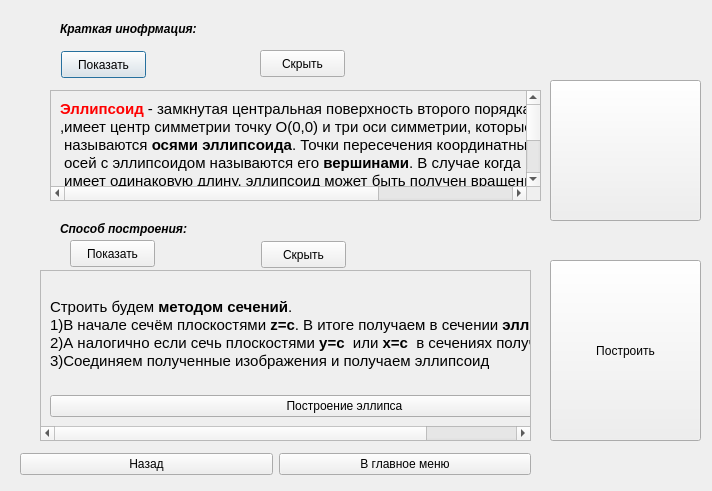
<?xml version="1.0" encoding="UTF-8"?>
<ui version="4.0">
 <class>ellipsoid</class>
 <widget class="QDialog" name="ellipsoid">
  <property name="geometry">
   <rect>
    <x>0</x>
    <y>0</y>
    <width>712</width>
    <height>491</height>
   </rect>
  </property>
  <property name="windowTitle">
   <string>Dialog</string>
  </property>
  <widget class="QLabel" name="label">
   <property name="geometry">
    <rect>
     <x>10</x>
     <y>130</y>
     <width>67</width>
     <height>17</height>
    </rect>
   </property>
   <property name="text">
    <string/>
   </property>
  </widget>
  <widget class="QPushButton" name="pushButton">
   <property name="geometry">
    <rect>
     <x>61</x>
     <y>51</y>
     <width>85</width>
     <height>27</height>
    </rect>
   </property>
   <property name="text">
    <string>Показать</string>
   </property>
  </widget>
  <widget class="QScrollArea" name="scrollArea">
   <property name="geometry">
    <rect>
     <x>50</x>
     <y>90</y>
     <width>491</width>
     <height>111</height>
    </rect>
   </property>
   <property name="widgetResizable">
    <bool>true</bool>
   </property>
   <widget class="QWidget" name="scrollAreaWidgetContents">
    <property name="geometry">
     <rect>
      <x>0</x>
      <y>0</y>
      <width>674</width>
      <height>171</height>
     </rect>
    </property>
    <layout class="QVBoxLayout" name="verticalLayout">
     <item>
      <widget class="QLabel" name="label_3">
       <property name="text">
        <string>&lt;!DOCTYPE HTML PUBLIC &quot;-//W3C//DTD HTML 4.0//EN&quot; &quot;http://www.w3.org/TR/REC-html40/strict.dtd&quot;&gt;
&lt;html&gt;&lt;head&gt;&lt;meta name=&quot;qrichtext&quot; content=&quot;1&quot; /&gt;&lt;style type=&quot;text/css&quot;&gt;
p, li { white-space: pre-wrap; }
&lt;/style&gt;&lt;/head&gt;&lt;body style=&quot; font-family:'Ubuntu'; font-size:11pt; font-weight:400; font-style:normal;&quot;&gt;
&lt;p style=&quot; margin-top:0px; margin-bottom:0px; margin-left:0px; margin-right:0px; -qt-block-indent:0; text-indent:0px;&quot;&gt;&lt;span style=&quot; font-weight:600; color:#ff0000;&quot;&gt;Эллипсоид&lt;/span&gt; - замкнутая центральная поверхность второго порядка&lt;/p&gt;
&lt;p style=&quot; margin-top:0px; margin-bottom:0px; margin-left:0px; margin-right:0px; -qt-block-indent:0; text-indent:0px;&quot;&gt;,имеет центр симметрии точку О(0,0) и три оси симметрии, которые &lt;/p&gt;
&lt;p style=&quot; margin-top:0px; margin-bottom:0px; margin-left:0px; margin-right:0px; -qt-block-indent:0; text-indent:0px;&quot;&gt; называются &lt;span style=&quot; font-weight:600;&quot;&gt;осями эллипсоида&lt;/span&gt;. Точки пересечения координатных&lt;/p&gt;
&lt;p style=&quot; margin-top:0px; margin-bottom:0px; margin-left:0px; margin-right:0px; -qt-block-indent:0; text-indent:0px;&quot;&gt; осей с эллипсоидом называются его &lt;span style=&quot; font-weight:600;&quot;&gt;вершинами&lt;/span&gt;. В случае когда пара полуосей &lt;/p&gt;
&lt;p style=&quot; margin-top:0px; margin-bottom:0px; margin-left:0px; margin-right:0px; -qt-block-indent:0; text-indent:0px;&quot;&gt; имеет одинаковую длину, эллипсоид может быть получен вращением эллипса &lt;/p&gt;
&lt;p style=&quot; margin-top:0px; margin-bottom:0px; margin-left:0px; margin-right:0px; -qt-block-indent:0; text-indent:0px;&quot;&gt; вокруг одной из осей. Такой эллипсоид называют &lt;span style=&quot; font-weight:600; color:#ff0000;&quot;&gt;эллипсоидом вращения&lt;/span&gt; или &lt;span style=&quot; font-weight:600; color:#ff0000;&quot;&gt;сфероидом&lt;/span&gt;.&lt;/p&gt;
&lt;p style=&quot; margin-top:0px; margin-bottom:0px; margin-left:0px; margin-right:0px; -qt-block-indent:0; text-indent:0px;&quot;&gt;&lt;span style=&quot; font-weight:600; color:#ff0000;&quot;&gt;x&lt;/span&gt;&lt;span style=&quot; font-weight:600; color:#ff0000; vertical-align:super;&quot;&gt;2/&lt;/span&gt;&lt;span style=&quot; font-weight:600; color:#ff0000;&quot;&gt;a&lt;/span&gt;&lt;span style=&quot; font-weight:600; color:#ff0000; vertical-align:super;&quot;&gt;2&lt;/span&gt;&lt;span style=&quot; font-weight:600; color:#ff0000;&quot;&gt;+y&lt;/span&gt;&lt;span style=&quot; font-weight:600; color:#ff0000; vertical-align:super;&quot;&gt;2&lt;/span&gt;&lt;span style=&quot; font-weight:600; color:#ff0000;&quot;&gt;/b&lt;/span&gt;&lt;span style=&quot; font-weight:600; color:#ff0000; vertical-align:super;&quot;&gt;2&lt;/span&gt;&lt;span style=&quot; font-weight:600; color:#ff0000;&quot;&gt;+z&lt;/span&gt;&lt;span style=&quot; font-weight:600; color:#ff0000; vertical-align:super;&quot;&gt;2&lt;/span&gt;&lt;span style=&quot; font-weight:600; color:#ff0000;&quot;&gt;/c&lt;/span&gt;&lt;span style=&quot; font-weight:600; color:#ff0000; vertical-align:super;&quot;&gt;2&lt;/span&gt;&lt;span style=&quot; font-weight:600; color:#ff0000;&quot;&gt;=1&lt;/span&gt;&lt;span style=&quot; color:#ff0000;&quot;&gt; &lt;/span&gt;&lt;span style=&quot; color:#ff0000; vertical-align:super;&quot;&gt; &lt;/span&gt;- &lt;span style=&quot; font-weight:600;&quot;&gt;каноническое уравнение эллипса.&lt;/span&gt;&lt;/p&gt;
&lt;p style=&quot;-qt-paragraph-type:empty; margin-top:0px; margin-bottom:0px; margin-left:0px; margin-right:0px; -qt-block-indent:0; text-indent:0px; font-weight:600;&quot;&gt;&lt;/p&gt;
&lt;p style=&quot;-qt-paragraph-type:empty; margin-top:0px; margin-bottom:0px; margin-left:0px; margin-right:0px; -qt-block-indent:0; text-indent:0px; font-weight:600;&quot;&gt;&lt;/p&gt;&lt;/body&gt;&lt;/html&gt;</string>
       </property>
      </widget>
     </item>
    </layout>
   </widget>
  </widget>
  <widget class="QPushButton" name="pushButton_3">
   <property name="geometry">
    <rect>
     <x>260</x>
     <y>50</y>
     <width>85</width>
     <height>27</height>
    </rect>
   </property>
   <property name="text">
    <string>Скрыть</string>
   </property>
  </widget>
  <widget class="QLabel" name="label_2">
   <property name="geometry">
    <rect>
     <x>60</x>
     <y>20</y>
     <width>181</width>
     <height>17</height>
    </rect>
   </property>
   <property name="font">
    <font>
     <weight>75</weight>
     <italic>true</italic>
     <bold>true</bold>
    </font>
   </property>
   <property name="text">
    <string>Краткая инофрмация:</string>
   </property>
  </widget>
  <widget class="QLabel" name="label_8">
   <property name="geometry">
    <rect>
     <x>60</x>
     <y>220</y>
     <width>181</width>
     <height>17</height>
    </rect>
   </property>
   <property name="font">
    <font>
     <weight>75</weight>
     <italic>true</italic>
     <bold>true</bold>
    </font>
   </property>
   <property name="text">
    <string>Способ построения:</string>
   </property>
  </widget>
  <widget class="QScrollArea" name="scrollArea_2">
   <property name="geometry">
    <rect>
     <x>40</x>
     <y>270</y>
     <width>491</width>
     <height>171</height>
    </rect>
   </property>
   <property name="widgetResizable">
    <bool>true</bool>
   </property>
   <widget class="QWidget" name="scrollAreaWidgetContents_2">
    <property name="geometry">
     <rect>
      <x>0</x>
      <y>0</y>
      <width>593</width>
      <height>153</height>
     </rect>
    </property>
    <layout class="QVBoxLayout" name="verticalLayout_2">
     <item>
      <widget class="QLabel" name="label_9">
       <property name="text">
        <string>&lt;!DOCTYPE HTML PUBLIC &quot;-//W3C//DTD HTML 4.0//EN&quot; &quot;http://www.w3.org/TR/REC-html40/strict.dtd&quot;&gt;
&lt;html&gt;&lt;head&gt;&lt;meta name=&quot;qrichtext&quot; content=&quot;1&quot; /&gt;&lt;style type=&quot;text/css&quot;&gt;
p, li { white-space: pre-wrap; }
&lt;/style&gt;&lt;/head&gt;&lt;body style=&quot; font-family:'Ubuntu'; font-size:11pt; font-weight:400; font-style:normal;&quot;&gt;
&lt;p style=&quot; margin-top:0px; margin-bottom:0px; margin-left:0px; margin-right:0px; -qt-block-indent:0; text-indent:0px;&quot;&gt;Строить будем &lt;span style=&quot; font-weight:600;&quot;&gt;методом сечений&lt;/span&gt;.&lt;/p&gt;
&lt;p style=&quot; margin-top:0px; margin-bottom:0px; margin-left:0px; margin-right:0px; -qt-block-indent:0; text-indent:0px;&quot;&gt;1)В начале сечём плоскостями &lt;span style=&quot; font-weight:600;&quot;&gt;z=с&lt;/span&gt;. В итоге получаем в сечении &lt;span style=&quot; font-weight:600;&quot;&gt;эллипсы&lt;/span&gt;.&lt;/p&gt;
&lt;p style=&quot; margin-top:0px; margin-bottom:0px; margin-left:0px; margin-right:0px; -qt-block-indent:0; text-indent:0px;&quot;&gt;2)А налогично если сечь плоскостями &lt;span style=&quot; font-weight:600;&quot;&gt;y=с&lt;/span&gt;  или &lt;span style=&quot; font-weight:600;&quot;&gt;x=с&lt;/span&gt;  в сечениях получаем &lt;span style=&quot; font-weight:600;&quot;&gt;эллипсы&lt;/span&gt;.&lt;/p&gt;
&lt;p style=&quot; margin-top:0px; margin-bottom:0px; margin-left:0px; margin-right:0px; -qt-block-indent:0; text-indent:0px;&quot;&gt;3)Соединяем полученные изображения и получаем эллипсоид   &lt;/p&gt;&lt;/body&gt;&lt;/html&gt;</string>
       </property>
      </widget>
     </item>
     <item>
      <widget class="QPushButton" name="pushButton_8">
       <property name="text">
        <string>Построение эллипса</string>
       </property>
      </widget>
     </item>
    </layout>
   </widget>
  </widget>
  <widget class="QWidget" name="layoutWidget_2">
   <property name="geometry">
    <rect>
     <x>20</x>
     <y>450</y>
     <width>511</width>
     <height>29</height>
    </rect>
   </property>
   <layout class="QHBoxLayout" name="horizontalLayout_3">
    <item>
     <widget class="QPushButton" name="pushButton_5">
      <property name="text">
       <string>Назад</string>
      </property>
     </widget>
    </item>
    <item>
     <widget class="QPushButton" name="pushButton_6">
      <property name="text">
       <string>В главное меню</string>
      </property>
     </widget>
    </item>
   </layout>
  </widget>
  <widget class="QPushButton" name="pushButton_2">
   <property name="geometry">
    <rect>
     <x>70</x>
     <y>240</y>
     <width>85</width>
     <height>27</height>
    </rect>
   </property>
   <property name="text">
    <string>Показать</string>
   </property>
  </widget>
  <widget class="QPushButton" name="pushButton_4">
   <property name="geometry">
    <rect>
     <x>261</x>
     <y>241</y>
     <width>85</width>
     <height>27</height>
    </rect>
   </property>
   <property name="text">
    <string>Скрыть</string>
   </property>
  </widget>
  <widget class="QPushButton" name="pushButton_7">
   <property name="geometry">
    <rect>
     <x>550</x>
     <y>80</y>
     <width>151</width>
     <height>141</height>
    </rect>
   </property>
   <property name="text">
    <string/>
   </property>
   <property name="icon">
    <iconset resource="Res/Res.qrc">
     <normaloff>:/Res/600px-Gnuplot_ellipsoid.svg.png</normaloff>:/Res/600px-Gnuplot_ellipsoid.svg.png</iconset>
   </property>
   <property name="iconSize">
    <size>
     <width>200</width>
     <height>200</height>
    </size>
   </property>
  </widget>
  <widget class="QPushButton" name="pushButton_9">
   <property name="geometry">
    <rect>
     <x>550</x>
     <y>260</y>
     <width>151</width>
     <height>181</height>
    </rect>
   </property>
   <property name="text">
    <string>Построить</string>
   </property>
  </widget>
 </widget>
 <resources>
  <include location="Res/Res.qrc"/>
 </resources>
 <connections/>
</ui>
